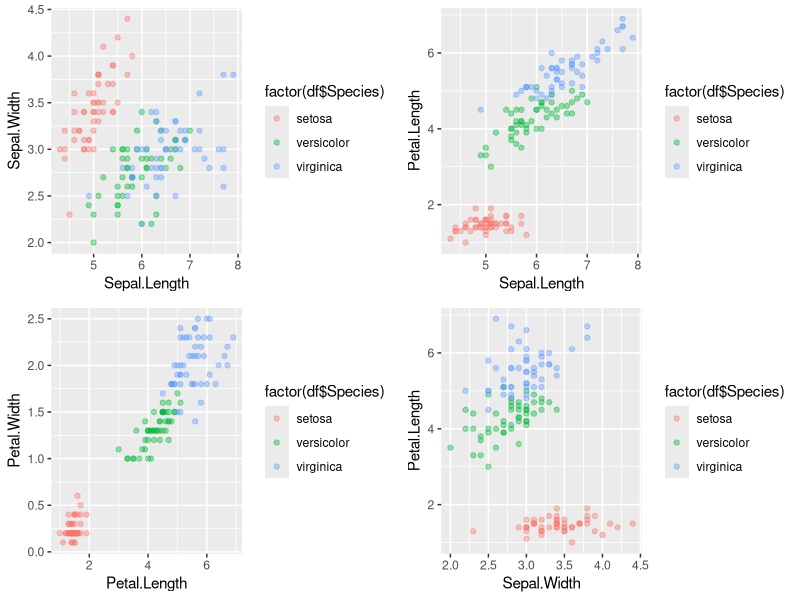
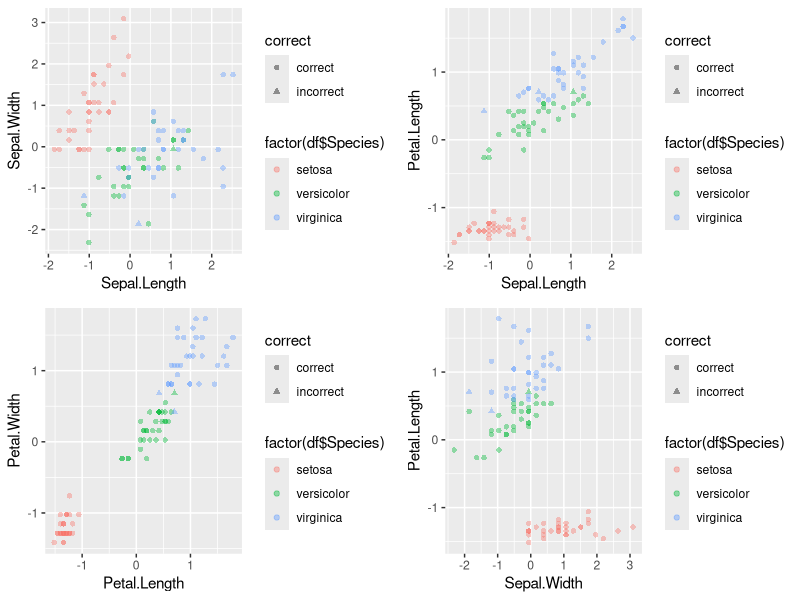

Here is the R script that generated these plots, in order: (Note: this script raises an error after producing the figures.)
# Processing start time
sink('support-vector-machines_output.txt')
timeStart = Sys.time()

# ADMINISTRATIVE NOTES
# Note: To describe database at any point, use str(*name*)
# Note: To clear R workspace, use rm(list = ls())
# Note: Searching R help files - RSiteSearch("character string")
# Note: To clear console, use CTRL + L 


# INSTALLING SPECIAL PACKAGES
# if("<package_name>" %in% rownames(installed.packages()) == FALSE) 
# {install.packages("<package_name>")}# Added due to error
# library(<package_name>)
# ====================

# Support Vector Machine Models
# Support vector machines (SVMs) are a widely used and powerful category of machine learning algorithms. 
# There are many variations on the basic idea of an SVM. 
# An SVM attempts to maximally separate classes by finding the support vector with the lowest error rate or maximum separation. 
# SVMs can use many types of kernel functions. 
# The most common kernel functions are linear and the radial basis function or RBF. 
# The linear basis function attempts to separate classes by finding hyperplanes in the feature space that maximally separate classes. 
# The RBF uses set of local Gaussian shaped basis kernels to find a nonlinear separation of the classes.
# 
# Example: Iris dataset
# As a first example you will use SVMs to classify the species of iris flowers.
# 
# As a first step, execute the code in the cell below to load the required packages to run the rest of this notebook.
# 
# Note: If you are running in Azure Notebooks, make sure that you run the code in the setup.ipynb notebook at the start of you session to ensure your environment is correctly configured.

## Import packages

if("ggplot2" %in% rownames(installed.packages()) == FALSE) 
{install.packages("ggplot2")}
library(ggplot2)

if("gridExtra" %in% rownames(installed.packages()) == FALSE) 
{install.packages("gridExtra")}
library(gridExtra)

if("repr" %in% rownames(installed.packages()) == FALSE) 
{install.packages("repr")}
library(repr)

if("dplyr" %in% rownames(installed.packages()) == FALSE) 
{install.packages("dplyr")}
library(dplyr)

if("caret" %in% rownames(installed.packages()) == FALSE) 
{install.packages("caret")}
library(caret)

if("e1071" %in% rownames(installed.packages()) == FALSE) 
{install.packages("e1071")}
library(e1071)

if("MLmetrics" %in% rownames(installed.packages()) == FALSE) 
{install.packages("MLmetrics")}
library(MLmetrics)

options(repr.plot.width=4, repr.plot.height=4) # Set the initial plot area dimensions

# To get a feel for these data, you will now load and plot them. 
# Execute this code and examine the results.

single_plot = function(df, colx, coly){
        ggplot(df, aes_string(colx,coly)) +
                geom_point(aes(color = factor(df$Species)), alpha = 0.4)
}

plot_iris = function(df){
        options(repr.plot.width=8, repr.plot.height=5)
        grid.arrange(
                single_plot(df, 'Sepal.Length', 'Sepal.Width'),
                single_plot(df, 'Sepal.Length', 'Petal.Length'),
                single_plot(df, 'Petal.Length', 'Petal.Width'),
                single_plot(df, 'Sepal.Width', 'Petal.Length'),
                nrow = 2)
}

head(iris, 10)   
plot_iris(iris) 

# You can see that Setosa (in red) is well separated from the other two categories. 
# The Versicolor (in green) and the Virginica (in blue) show considerable overlap. 
# The question is how well our classifier will separate these categories.
# 
# Next, execute the code in the cell below to split the dataset into test and training set. 
# Notice that unusually, 67% of the cases are being used as the test dataset.

set.seed(1955)
## Randomly sample cases to create independent training and test data
partition = createDataPartition(iris[,'Species'], times = 1, p = 0.33, list = FALSE)
training = iris[partition,] # Create the training sample
dim(training)
test = iris[-partition,] # Create the test sample
dim(test)

# As is always the case with machine learning, numeric features must be scaled. 
# Execute the code in the cell below to scale the training and test datasets:
        
num_cols = c('Sepal.Length', 'Sepal.Width', 'Petal.Length', 'Petal.Width')
preProcValues <- preProcess(training[,num_cols], method = c("center", "scale"))

training[,num_cols] = predict(preProcValues, training[,num_cols])
test[,num_cols] = predict(preProcValues, test[,num_cols])
head(training[,num_cols])

# Now you will define and fit an SVM model. The code in the cell uses the svm function from the e1071 package. 
# The model formula is specified along with the data, the requirement not to scale and the type of model required. 
# Execute this code.

svm_mod = svm(factor(Species) ~ ., data = training, scale = FALSE, type = 'C-classification')

# Next, the code in the cell below uses the predict method is used to compute the multinomial class probabilities from the scaled features. 
# Execute this code.

test[,'scores'] = predict(svm_mod, newdata = test)
test[1:10,]

# You can see actual species and predicted species.
# 
# It is time to evaluate the model results. 
# Keep in mind that the problem has been made deliberately difficult, by having more test cases than training cases. 
# The iris data has three species categories. 
# Therefore it is necessary to use evaluation code for a three category problem. 
# The function in the cell below extends code from previous labs to deal with a three category problem. 
# 
# Execute this code and examine the results.
# 
# Then, answer Question 1 on the course page.

print_metrics = function(df, label){
        ## Compute and print the confusion matrix
        cm = as.matrix(table(Actual = df$Species, Predicted = df$scores))
        print(cm)
        
        ## Compute and print accuracy 
        accuracy = round(sum(sapply(1:nrow(cm), function(i) cm[i,i]))/sum(cm), 3)
        cat('\n')
        cat(paste('Accuracy = ', as.character(accuracy)), '\n \n')                           
        
        ## Compute and print precision, recall and F1
        precision = sapply(1:nrow(cm), function(i) cm[i,i]/sum(cm[i,]))
        recall = sapply(1:nrow(cm), function(i) cm[i,i]/sum(cm[,i]))    
        F1 = sapply(1:nrow(cm), function(i) 2*(recall[i] * precision[i])/(recall[i] + precision[i]))    
        metrics = sapply(c(precision, recall, F1), round, 3)        
        metrics = t(matrix(metrics, nrow = nrow(cm), ncol = ncol(cm)))       
        dimnames(metrics) = list(c('Precision', 'Recall', 'F1'), unique(test$Species))      
        print(metrics)
}  
print_metrics(test, 'Species')      

# Examine these results. Notice the following:
#         
#         1. The confusion matrix has dimension 3X3. You can see that most cases are correctly classified.
#         2. The overall accuracy is 0.94. Since the classes are roughly balanced, this metric indicates relatively good performance of the classifier, particularly since it was only trained on 51 cases.
#         3. The precision, recall and F1 for each of the classes is relatively good. 
#            Versicolor has the worst metrics since it has the largest number of misclassified cases.
# 
# How important are each of the features for this model? 
# The R Caret package provides the capability to find out. 
# As a first step, gbm models must be trained using the the Caret train function. 
# The code in the cell below does this, using the default model arguments. 
# The default arguments for the model are specified with the tuneGrid argument of train. 
# 
# Execute the code.

trControl <- trainControl(method = "cv", number = 10)

svm_mod_train = train(factor(Species) ~ ., 
                      data = training, 
                      method = "svmLinear", 
                      verbose = FALSE,
                      trControl = trControl,
                      scale = FALSE, 
                      type = 'C-svc')
svm_mod_train

# With the Caret model object trained, the feature importance can be computed and displayed. 
# Execute this code and examine the results.

options(repr.plot.width=4, repr.plot.height=3)
imp = varImp(svm_mod_train, scale = FALSE)$importance
imp

# Examine the table above. Notice that Sepal.Width has the least importance for classifying each of the species.
# 
# Next, you will train and evaluate a model using the three most important features by executing the code in the cell below.
# 
# Execute this code, and answer Question 1 on the course page.

svm_mod_3 = svm(factor(Species) ~ Sepal.Length + Petal.Length + Petal.Width, data = training, 
                scale = FALSE, type = 'C-classification')
test[,'scores'] = predict(svm_mod, newdata = test)
print_metrics(test, 'Species')  

# These results are identical to those obtained with the model with all features. The simpler model is preferred since it is likely to generalize better.
# 
# The code in the cell below plots the classes of the iris flower along with the classification errors shown by shape. Execute this code and examine the results.

## Create column of correct-incorrect classification
test$correct = ifelse(test$Species == test$scores, 'correct', 'incorrect')

single_plot_classes = function(df, colx, coly){
        ggplot(df, aes_string(colx,coly)) +
                geom_point(aes(color = factor(df$Species), shape = correct), alpha = 0.4)
}

plot_iris_classes = function(df){
        options(repr.plot.width=8, repr.plot.height=5)
        grid.arrange(
                single_plot_classes(df, 'Sepal.Length', 'Sepal.Width'),
                single_plot_classes(df, 'Sepal.Length', 'Petal.Length'),
                single_plot_classes(df, 'Petal.Length', 'Petal.Width'),
                single_plot_classes(df, 'Sepal.Width', 'Petal.Length'),
                nrow = 2)
}

plot_iris_classes(test)

# Examine these plots. 
# You can see how the classifier has divided the feature space between the classes. 
# Notice that most of the errors occur in the overlap region between Virginica and Versicolor. 
# This behavior is to be expected.
# 
# Another example
# Now, you will try a more complex example using the credit scoring data. 
# You will use the prepared data which has been prepared by removing duplicate cases. 
# Some columns which are know not to be predictive are removed. 
# Execute the code in the cell below to load the dataset for the example.

credit = read.csv('German_Credit_Preped.csv', header = TRUE)
## Subset the data frame
credit = credit[,c('checking_account_status', 'loan_duration_mo', 'credit_history', 'loan_amount', 'savings_account_balance',
                   'time_employed_yrs', 'payment_pcnt_income', 'time_in_residence', 'property', 'age_yrs',
                   'other_credit_outstanding', 'number_loans', 'job_category', 'dependents', 'telephone', 'bad_credit' )]
print(dim(credit))
names(credit)

# Cross validation will be used to train the model. 
# Since folds will be selected from the entire dataset the numeric features are scaled in batch. 
# 
# Execute the code in the cell below to accomplish this:

        num_cols = c('loan_duration_mo', 'loan_amount', 'payment_pcnt_income',
                     'time_in_residence', 'age_yrs', 'number_loans', 'dependents')

preProcValues <- preProcess(credit[,num_cols], method = c("center", "scale"))
credit[,num_cols] = predict(preProcValues, credit[,num_cols])
head(credit[,num_cols])

# The R Caret package computes most performance metrics using the positive cases. 
# For example, recall is a measure of correct classification of positive cases. 
# Therefore, it is important to have the coding of the label correct. 
# The code in the cell below creates a factor (categorical) variable and coerces the levels of the label column, bad_credit. 
# Execute this code.

credit$bad_credit <- ifelse(credit$bad_credit == 1, 'bad', 'good')
credit$bad_credit <- factor(credit$bad_credit, levels = c('bad', 'good'))
credit$bad_credit[1:5]

# In the results above you can see the new coding of the label column along with the levels, {'bad', 'good'}.
# 
# As the inner loop of a nested cross validation, the code in the cell below uses the capability of the R Caret package to estimate the best hyperparameters using 5 fold cross validation. This first cross validation is performed using ROC as the metric. 
# There are a few points to note here:
#         
#       1. A Caret trainControl object is used to define the 5 fold cross validation. 
#          The twoClassSummary function is specified, making ROC the metric for hyperparameter optimization. 
#          The svmRadial model does accommodate case weights. 
#          However, in the case down-sampling or under-sampling is used. 
#          Down-sampling randomly samples the majority case so that the number of classes in each training fold is balanced.
#       2. The model is trained using all features as can be seen from the model formula in the Caret train function.
#       3. ROC is specified as a metric in the call to train.
#       4. Weights are specified to help with the class imbalance and the cost imbalance of misclassification of bad credit customers.
#       5. The train function uses a tuneGrid argument to define the hyperparameters to search.

# Execute this code and examine the result.

fitControl <- trainControl(method = "cv",
                           number = 5,
                           sampling = 'down',
                           returnResamp="all",
                           savePredictions = TRUE,
                           classProbs = TRUE,
                           summaryFunction = twoClassSummary)
paramGrid <- expand.grid(sigma = c(0.002, 0.02, 0.2), C = c(0.5, 1.0, 2.0))

set.seed(1234)
svm_fit_inside_tw <- train(bad_credit ~ ., 
                           data = credit,  
                           method = "svmRadial", # Radil SVM model 
                           trControl = fitControl, 
                           tuneGrid = paramGrid, 
                           metric="ROC")
print(svm_fit_inside_tw)

# The grid of hyperpameters searched by the Caret package is over kernel span parameter sigma and cost parameter C. 
# The grid along with the ROC and other metrics is shown in the printed table.
# 
# The hyperparameter optimization can also be performed using Recall as a metric. 
# The code in the cell below uses the prSummary function for the summaryFunction argument for trainControl and sets the metric as Recall. 
# Execute this call and examine the results.

fitControl <- trainControl(method = "cv",
                           number = 5,
                           sampling = 'down',
                           returnResamp="all",
                           savePredictions = TRUE,
                           classProbs = TRUE,
                           summaryFunction = prSummary)
paramGrid <- expand.grid(sigma = c(0.002, 0.02, 0.2), C = c(0.5, 1.0, 2.0))

set.seed(1234)
svm_fit_inside_pr <- train(bad_credit ~ ., 
                           data = credit,  
                           method = "svmRadial", # Radil SVM model 
                           trControl = fitControl, 
                           tuneGrid = paramGrid, 
                           metric="Recall")
print(svm_fit_inside_pr)

# These results are rather poor. The average AUC is barely above 0.5. 
# It is best to stay with the model trained on ROC.
# 
# Given the optimal hyperparameters for the model trained with ROC, which features are the most important? 
# The code in the cell below computes and displays feature importance using the Caret varImp function. 
# Execute this code and examine the results.

options(repr.plot.width=8, repr.plot.height=6)
var_imp = varImp(svm_fit_inside_tw)
print(var_imp)
plot(var_imp)

# It is clear that at least two of the features should be removed from the dataset. 
# Execute the code in the cell below to use the dplyr select function to remove two features.

credit_reduced = select(credit, -time_in_residence, -dependents)

# Execute the code in the cell below to perform the cross validation grid search using ROC as the metric with the reduced feature set:
        
        fitControl <- trainControl(method = "cv",
                                   number = 5,
                                   sampling = 'down',
                                   returnResamp="all",
                                   savePredictions = TRUE,
                                   classProbs = TRUE,
                                   summaryFunction = twoClassSummary)
paramGrid <- expand.grid(sigma = c(0.002, 0.02, 0.2), C = c(0.5, 1.0, 2.0))

set.seed(1234)
svm_fit_inside_tw <- train(bad_credit ~ ., 
                           data = credit_reduced,  
                           method = "svmRadial", # Radil SVM model 
                           trControl = fitControl, 
                           tuneGrid = paramGrid, 
                           metric="ROC")
print(svm_fit_inside_tw)

# The results of the cross validation grid search with the reduced feature set are nearly the same as the first result. 
# Evidentially, pruning these features was the correct step. 
# This process can be continued, but will not be in this lab in the interest of reducing length.
# 
# To better understand the parameter sweep, execute the code in the cell below to create a chart.

options(repr.plot.width=8, repr.plot.height=6)
var_imp = varImp(svm_fit_inside_tw)
print(var_imp)
plot(var_imp)

# In is clear that some of the features are not important to model performance. 
# Execute the code in the cell below to prune the feature set using the dplyr select function:
        
credit_reduced = select(credit, -telephone, -property, -job_category)

# Execute the code in the cell below to perform the cross validation grid search using the reduced feature set and the ROC metric:
        
        fitControl <- trainControl(method = "cv",
                                   number = 5,
                                   sampling = 'down',
                                   returnResamp="all",
                                   savePredictions = TRUE,
                                   classProbs = TRUE,
                                   summaryFunction = twoClassSummary)
paramGrid <- expand.grid(sigma = c(0.002, 0.02, 0.2), C = c(0.5, 1.0, 2.0))

set.seed(1234)
svm_fit_inside_tw <- train(bad_credit ~ ., 
                           data = credit_reduced,  
                           method = "svmRadial", # Radil SVM model 
                           trControl = fitControl, 
                           tuneGrid = paramGrid, 
                           metric="ROC")
print(svm_fit_inside_tw)

# The results of the cross validation grid search with the reduced feature set are nearly the same as the first result. Evidentially, pruning these features was the correct step. 
# This process can be continued, but will not be in this lab in the interest of reducing length.
# 
# To better understand the parameter sweep, execute the code in the cell below to create a chart.

options(repr.plot.width=5, repr.plot.height=4)
trellis.par.set(caretTheme())
plot(svm_fit_inside_tw)  

# Notice that at the low end of the range of sigma values none of the cost values really matter. It is often the case with model selection that only one or two hyperparameters have much of an effect.
# 
# Finally, to verify that the model will generalize well it is time to perform the outside CV loop. 
# The code in the cell below defines a parameter grid with just the optimal hyperparameter values. 
# The CV then repeatedly fits the model with these hyperparameter values.
# 
# Execute this code, examine the result, and answer Question 3 on the course page.

paramGrid <- expand.grid(sigma = c(0.02), C = c(0.5))

set.seed(1234)
svm_fit_outside_tw <- train(bad_credit ~ ., 
                            data = credit_reduced,  
                            method = "svmRadial", # Radial SVM model 
                            trControl = fitControl, 
                            tuneGrid = paramGrid, 
                            trace = FALSE,
                            metric="ROC")

print_metrics = function(mod){
        means = c(apply(mod$resample[,1:3], 2, mean), sigma = mod$resample[1,4], C = mod$resample[1,5], Resample = 'Mean')
        stds = c(apply(mod$resample[,1:3], 2, sd), sigma = mod$resample[1,4], C = mod$resample[1,5], Resample = 'STD')
        out = rbind(mod$resample, means, stds)
        out[,1:3] = lapply(out[,1:3], function(x) round(as.numeric(x), 3))
        out
}
print_metrics(svm_fit_outside_tw)

# Examine these results. Notice that the standard deviation of the mean of the AUC are nearly an order of magnitude smaller than the mean. 
# This indicates that this model is likely to generalize well.
# 
# Note: The predict method can be used with this optimal model to classify unknown cases.

# Summary
# In this lab you have accomplished the following:
#         
#       1. Used a radial support vector machine to classify the cases of the iris data. 
#          This model produced quite good results.
#       2. Used 5 fold to find estimated optimal hyperparameters for an svmRadial model to classify credit risk cases. 
#          The model trained using ROC as the metric performed reasonably well.
#       3. Applied down-sampling of the majority cases to create a balanced training dataset and retrained and evaluated the model.
#       4. Applied feature importance was used for feature selection. 
#          The model created and evaluated with the reduced feature set had essentially the same performance as the model with more features.
#       5. Used the outer loop of the nested cross validation to demonstrate that the model is likely to generalize.

# ====================
# Processing end time
timeEnd = Sys.time()

# Processing date and total processing time
cat(paste("","Processing end date and time",date(),"","",sep="\n"))
paste("Total processing time =",round(difftime(timeEnd,timeStart), digits=2),"seconds",sep=" ")


# Stop writing to an output file
sink()

################
